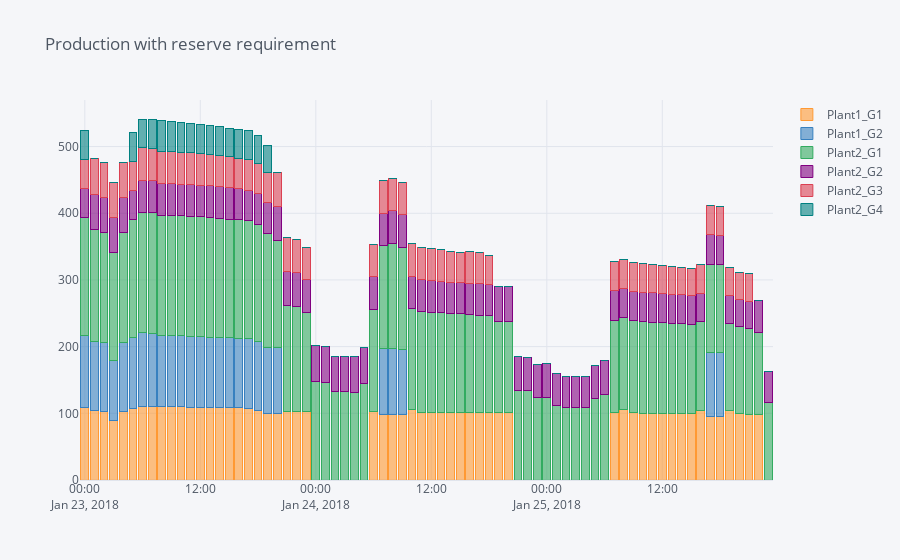

Notebook code cell kept with this figure:
### Markdown cell above
Now we create an identical SHOP model but add two **reserve_group** objects with some specified FCR-N and FRR reserve obligations. All generators are part of the FCR-N group and can help cover the given **fcr_n_up_obligation** and **fcr_n_down_obligation**. Only the generators in Plant2 are part of the FRR group and have to cover the **frr_up_obligation** without help from the other generators in Plant1.

### Code cell
#Create a new shop session
shop=ShopSession()
build_model(shop)

#Add two reserve_group objects to the original model
fcr_n = shop.model.reserve_group.add_object("fcr_n_group")
fcr_n.fcr_n_up_obligation.set(10)
fcr_n.fcr_n_down_obligation.set(10)

frr = shop.model.reserve_group.add_object("frr_group")
frr.frr_up_obligation.set(15)

#Connect all generators to the fcr_n group
for gen in shop.model.generator:
    gen.connect_to(fcr_n)

#Connect only the generators in Plant2 to the frr group
plant2 = shop.model.plant.Plant2    
for gen in plant2.generators:
    gen.connect_to(frr)    
    
#Optimize model
run_model(shop) 

#Plot the resulting optimized production schedules
pd.DataFrame([gen.production.get().rename(gen.get_name()) for gen in shop.model.generator]).transpose().iplot(title="Production with reserve requirement", kind='bar', barmode = 'stack')
